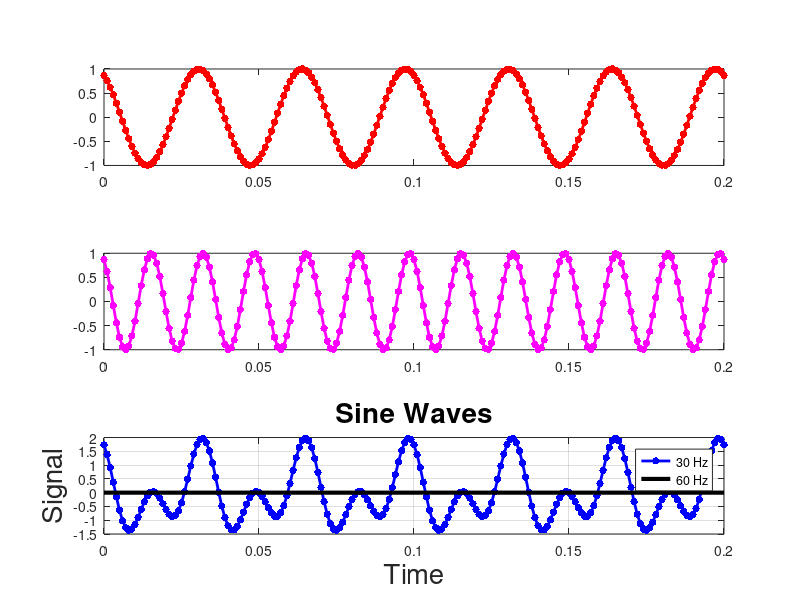

Reproduce this figure in MATLAB.
clc;    % Clear the command window.
close all;  % Close all figures (except those of imtool.)
clear;  % Erase all existing variables. Or clearvars if you want.
workspace;  % Make sure the workspace panel is showing.
format long g;
format compact;
fontSize = 20;
% Make 0.1 seconds sampled every 1/1000 of a second
%t = -3/1000 : 3/1000 : 3/20*30;
%t =linspace(-2*pi,2*pi,400);
t=0:1/1000:0.20;
%%
% 
% <<FILENAME.PNG>>
% 
% Define sine wave parameters.
f1 = 30; % per second
T1 = 1/f1; % period, seconds
a1 = 1; % amplitude
f2 = 60; % per second
T2 = 1/f2; % period, seconds
a2 = 1; % amplitude
% Make signals.
signal1 = a1 * cos(2*pi*t/T1+pi/6);
signal2 = a2 * cos(2*pi*t/T2+pi/6);
signal = signal1 + signal2;
subplot(3,1,1);
plot(t, signal1, 'r.-', 'LineWidth', 2, 'MarkerSize', 16);
hold on;
subplot(3,1,2);
plot(t, signal2, 'm.-', 'LineWidth', 2, 'MarkerSize', 16);
subplot(3,1,3);
plot(t, signal, 'b.-', 'LineWidth', 2, 'MarkerSize', 16);
grid on;
title('Sine Waves', 'FontSize', fontSize);
xlabel('Time', 'FontSize', fontSize);
ylabel('Signal', 'FontSize', fontSize);
% Make bolder x axis
line(xlim, [0,0], 'Color', 'k', 'LineWidth', 3);
legend('30 Hz', '60 Hz', 'Sum');
